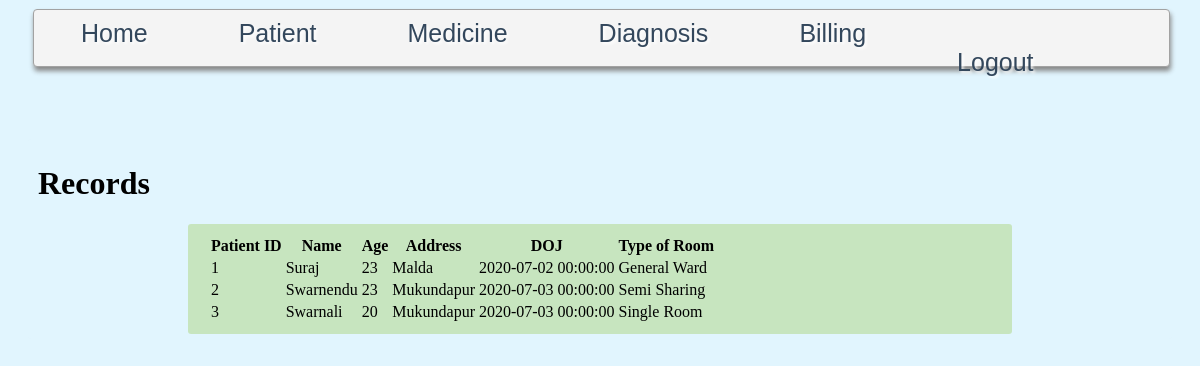
The app's page /show_record (signed in), older data.
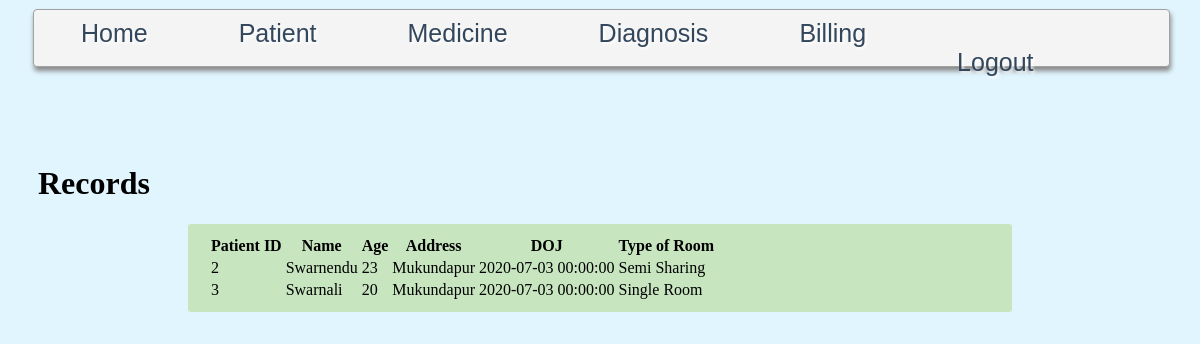
The same page, newer data.
### app.py (models this page shows)
class patient_data(db.Model):
    patient_id=db.Column(db.Integer,primary_key=True,autoincrement=True)
    patient_adhar= db.Column(db.BigInteger,unique=True)
    patient_age= db.Column(db.Integer,nullable=False)
    patient_admission_date=db.Column(db.DateTime,nullable=False,default=date.today())
    patient_bed_type = db.Column(db.String,nullable=False)
    patient_address=db.Column(db.String,nullable=False)
    patient_state = db.Column(db.String,nullable=False)
    patient_city=db.Column(db.String,nullable=False)
    patient_name=db.Column(db.Text,nullable=False)

### app.py (the view)
@app.route('/show_record',methods=['GET','POST'])
def show_record():
    if 'user_id' not in session:
        return redirect(url_for('login'))
    else:
        data = patient_data.query.all()
        return render_template('show_record.html',data=data)

### templates/show_record.html (shortened to what this page needs)
{% extends 'base1.html' %}
{% block head %}
<link rel="stylesheet" href="https://unpkg.com/purecss@2.0.3/build/pure-min.css">
{% endblock %}
{% block body %}
<h1>Records</h1>
<div style="background-color: rgba(174, 213, 129, 0.5);margin-right: 150px;margin-left: 150px;border-radius: 3px;padding-left: 20px;padding-right: 20px;padding-top: 10px;margin-top: 10px;padding-bottom: 10px">
<table class="pure-table">
    <thead>
        <tr>
            <th>Patient ID</th>
            <th>Name</th>
            <th>Age</th>
            <th>Address</th>
            <th>DOJ</th>
            <th>Type of Room</th>
        </tr>
    </thead>
    <tbody>
    {% for something in data %}
        <tr>
            <td>{{something.patient_id}}</td>
            <td>{{something.patient_name}}</td>
            <td>{{something.patient_age}}</td>
            <td>{{something.patient_address}}</td>
            <td>{{something.patient_admission_date}}</td>
            <td>{{something.patient_bed_type}}</td>
        </tr>
    {% endfor %}
    </tbody>
</table>
</div>
{% endblock %}

### templates/base1.html (shortened to what this page needs)
<!DOCTYPE html>
<html lang="en">
<head>
    <link rel="stylesheet" type="text/css" href="{{url_for('static',filename='css/navbar1.css')}}">
     {% block head %} {% endblock %}
</head>
<body bgcolor="#e1f5fe">
<div>
<ul id="menu-bar" style="align-items: self-end">
 <li><a href="{{url_for('home')}}">Home</a></li>
 <li><a href="#">Patient</a>
 </li>
 <li><a href="#">Medicine</a>
 </li>
    <li><a href="#">Diagnosis</a>
 </li>
    <li><a href="#">Billing</a>
 </li>
    <li>&emsp;&emsp;&emsp;&emsp;&emsp;&emsp;&emsp;&emsp;</li>
 <li style="alignment: right"><a href="{{url_for('logout')}}">Logout</a></li>
</ul>
    </div>
<br>
<br>
<div style="margin-left: 20px;margin-right: 20px;background-color: #e1f5fe;min-height: auto;padding: 5px 10px;border-radius: 3px">
{% block body %} {% endblock %}
    </div>
</body>
</html>

### static/css/navbar1.css (style rules this page uses)
#menu-bar { width: 95%; margin: 1px 25px 5px 25px; padding: 5px 5px 5px 5px; height: 46px; line-height: 100%; border-radius: 4px; -webkit-border-radius: 4px; -moz-border-radius: 4px; box-shadow: 1px 4px 5px #878787; -webkit-box-shadow: 1px 4px 5px #878787; -moz-box-shadow: 1px 4px 5px #878787; background: #F4F4F4; border: solid 1px #A2A2A2; position:relative; z-index:999; }
#menu-bar li { margin: 1px 5px 6px 5px; padding: 1px 25px 5px 16px; float: left; position: relative; list-style: none; }
#menu-bar a { font-weight: normal; font-family: helvetica; font-style: normal; font-size: 25px; color: #33475C; text-decoration: none; display: block; padding: 8px 19px 7px 21px; margin: 0; margin-bottom: 6px; border-radius: 2px; -webkit-border-radius: 2px; -moz-border-radius: 2px; text-shadow: 2px 2px 3px #FFFFFF; }
#menu-bar:after { content: "."; display: block; clear: both; visibility: hidden; line-height: 0; height: 0; }
#menu-bar { display: inline-block; }

Row changes from the older to the newer data that the page shows:
removed patient_data: patient_id "1", patient_name "Suraj", patient_age "23", patient_address "Malda", patient_admission_date "2020-07-02 00:00:00", patient_bed_type "General Ward"
